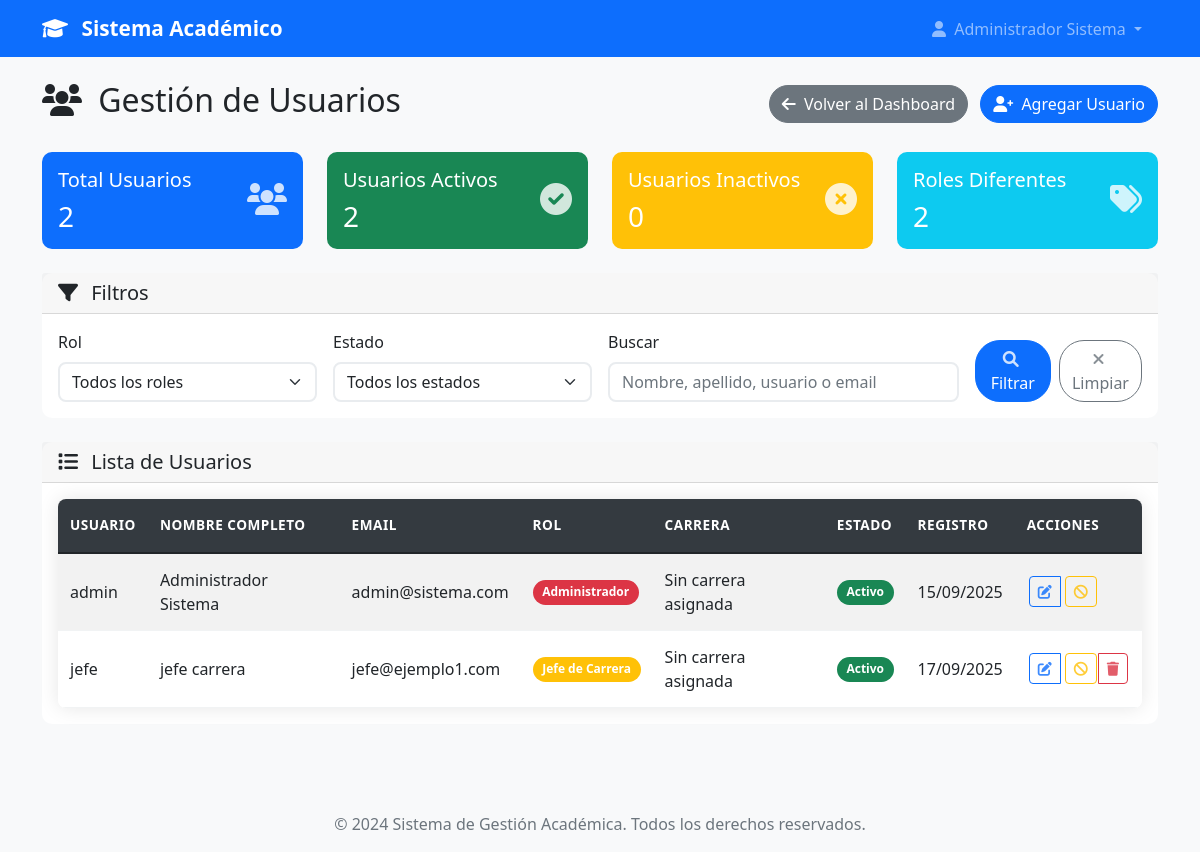
Before: /admin/usuarios (signed in) with the older database file.
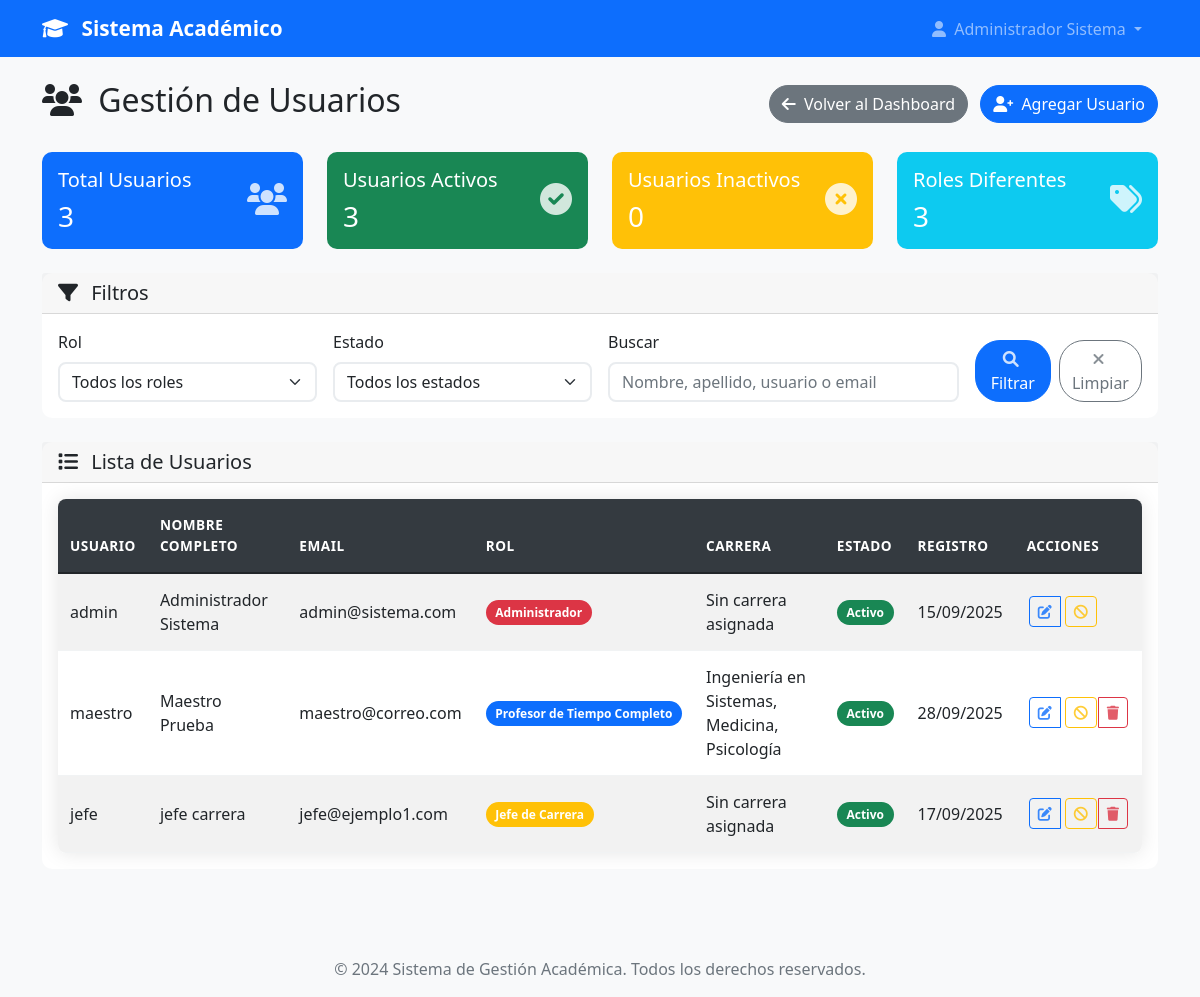
After: the same page with the newer database file.
### models.py (models this page shows, shortened)
class User(UserMixin, db.Model):
    id = db.Column(db.Integer, primary_key=True)
    username = db.Column(db.String(80), unique=True, nullable=False)
    email = db.Column(db.String(120), unique=True, nullable=False)
    password_hash = db.Column(db.String(120), nullable=False)
    nombre = db.Column(db.String(100), nullable=False)
    apellido = db.Column(db.String(100), nullable=False)
    telefono = db.Column(db.String(20))
    imagen_perfil = db.Column(db.String(200))  # Ruta de la imagen de perfil
    rol = db.Column(db.String(20), nullable=False)
    tipo_profesor = db.Column(db.String(20))
    carreras = db.relationship('Carrera', secondary=user_carreras, backref=db.backref('usuarios', lazy=True))
    carrera_id = db.Column(db.Integer, db.ForeignKey('carrera.id'))
    carrera = db.relationship('Carrera', foreign_keys=[carrera_id], backref=db.backref('jefe_carrera', uselist=False))
    fecha_registro = db.Column(db.DateTime, default=datetime.utcnow)
    activo = db.Column(db.Boolean, default=True)
    def get_nombre_completo(self):
        return f"{self.nombre} {self.apellido}"
    def is_admin(self):
        return self.rol == 'admin'
    def get_rol_display(self):
        roles = {
            'admin': 'Administrador',
            'jefe_carrera': 'Jefe de Carrera',
            'profesor_completo': 'Profesor de Tiempo Completo',
            'profesor_asignatura': 'Profesor por Asignatura'
        }
        return roles.get(self.rol, self.rol)
    def get_carrera_nombre(self):
        if not self.carreras:
            return 'Sin carrera asignada'
        if len(self.carreras) == 1:
            return self.carreras[0].nombre
        else:
            return ', '.join([c.nombre for c in self.carreras])

class Carrera(db.Model):
    id = db.Column(db.Integer, primary_key=True)
    nombre = db.Column(db.String(150), nullable=False, unique=True)
    codigo = db.Column(db.String(10), nullable=False, unique=True)  # Ej: "ING-SIS", "MED", etc.
    descripcion = db.Column(db.Text)
    facultad = db.Column(db.String(100))
    activa = db.Column(db.Boolean, default=True)
    fecha_creacion = db.Column(db.DateTime, default=datetime.utcnow)
    creada_por = db.Column(db.Integer, db.ForeignKey('user.id'), nullable=False)
    creador = db.relationship('User', foreign_keys=[creada_por], backref=db.backref('carreras_creadas', lazy=True))

### app.py (the view, shortened to what this page needs)
@app.route('/admin/usuarios')
@login_required
def gestionar_usuarios():
    if not current_user.is_admin():
        flash('No tienes permisos para acceder a esta página.', 'error')
        return redirect(url_for('dashboard'))
    rol_filter = request.args.get('rol', '')
    activo_filter = request.args.get('activo', '')
    busqueda = request.args.get('busqueda', '')
    query = User.query
    if rol_filter:
        if rol_filter == 'profesor':
            query = query.filter(User.rol.in_(['profesor_completo', 'profesor_asignatura']))
        else:
            query = query.filter_by(rol=rol_filter)
    if activo_filter:
        if activo_filter == 'activos':
            query = query.filter_by(activo=True)
        elif activo_filter == 'inactivos':
            query = query.filter_by(activo=False)
    usuarios = query.order_by(User.nombre, User.apellido).all()
    total_usuarios = len(usuarios)
    usuarios_activos = sum(1 for u in usuarios if u.activo)
    usuarios_inactivos = total_usuarios - usuarios_activos
    roles_count = {}
    for usuario in usuarios:
        rol_display = usuario.get_rol_display()
        roles_count[rol_display] = roles_count.get(rol_display, 0) + 1
    return render_template('admin/usuarios.html',
                         usuarios=usuarios,
                         total_usuarios=total_usuarios,
                         usuarios_activos=usuarios_activos,
                         usuarios_inactivos=usuarios_inactivos,
                         roles_count=roles_count,
                         filtros_activos={
                             'rol': rol_filter,
                             'activo': activo_filter,
                             'busqueda': busqueda
                         })

### app.py (called while the page is built)
@login_manager.user_loader
def load_user(user_id):
    return User.query.get(int(user_id))

@app.context_processor
def inject_user_counts():
    if current_user.is_authenticated and current_user.is_admin():
        return dict(
            total_users=User.query.count(),
            total_admins=User.query.filter_by(rol='admin').count(),
            total_jefes=User.query.filter_by(rol='jefe_carrera').count(),
            total_profesores=User.query.filter(User.rol.in_(['profesor_completo', 'profesor_asignatura'])).count()
        )
    return dict()

### templates/admin/usuarios.html (shortened to what the changed rows need)
{% extends "base.html" %}
{% block content %}
<div class="row">
    <div class="col-12">
        <div class="d-flex justify-content-between align-items-center mb-4">
            <h2>
                <i class="fas fa-users me-2"></i>
                Gestión de Usuarios
            </h2>
        </div>
    </div>
</div>
<div class="row mb-4">
    <div class="col-md-3">
        <div class="card bg-primary text-white">
            <div class="card-body">
                <div class="d-flex align-items-center">
                    <div class="flex-grow-1">
                        <h5 class="card-title">Total Usuarios</h5>
                        <h3 class="mb-0">{{ total_usuarios }}</h3>
                    </div>
                </div>
            </div>
        </div>
    </div>
    <div class="col-md-3">
        <div class="card bg-success text-white">
            <div class="card-body">
                <div class="d-flex align-items-center">
                    <div class="flex-grow-1">
                        <h5 class="card-title">Usuarios Activos</h5>
                        <h3 class="mb-0">{{ usuarios_activos }}</h3>
                    </div>
                </div>
            </div>
        </div>
    </div>
    <div class="col-md-3">
        <div class="card bg-info text-white">
            <div class="card-body">
                <div class="d-flex align-items-center">
                    <div class="flex-grow-1">
                        <h5 class="card-title">Roles Diferentes</h5>
                        <h3 class="mb-0">{{ roles_count|length }}</h3>
                    </div>
                </div>
            </div>
        </div>
    </div>
</div>
<div class="row">
    <div class="col-12">
        <div class="card">
            <div class="card-body">
                {% if usuarios %}
                    <div class="table-responsive">
                        <table class="table table-striped table-hover">
                            <thead class="table-dark">
                                <tr>
                                    <th>Usuario</th>
                                    <th>Nombre Completo</th>
                                    <th>Email</th>
                                    <th>Rol</th>
                                    <th>Carrera</th>
                                    <th>Estado</th>
                                    <th>Registro</th>
                                    <th>Acciones</th>
                                </tr>
                            </thead>
                            <tbody>
                                {% for usuario in usuarios %}
                                <tr>
                                    <td>{{ usuario.username }}</td>
                                    <td>{{ usuario.get_nombre_completo() }}</td>
                                    <td>{{ usuario.email }}</td>
                                    <td>
                                        <span class="badge bg-{% if usuario.rol == 'admin' %}danger{% elif usuario.rol == 'jefe_carrera' %}warning{% else %}primary{% endif %}">
                                            {{ usuario.get_rol_display() }}
                                        </span>
                                    </td>
                                    <td>{{ usuario.get_carrera_nombre() }}</td>
                                    <td>
                                        {% if usuario.activo %}
                                            <span class="badge bg-success">Activo</span>
                                        {% else %}
                                            <span class="badge bg-danger">Inactivo</span>
                                        {% endif %}
                                    </td>
                                    <td>{{ usuario.fecha_registro.strftime('%d/%m/%Y') }}</td>
                                    <td>
                                        <div class="btn-group" role="group">
                                            <a href="{{ url_for('editar_usuario', id=usuario.id) }}" class="btn btn-sm btn-outline-primary" title="Editar">
                                                <i class="fas fa-edit"></i>
                                            </a>
                                            {% if usuario.activo %}
                                                <form method="POST" action="{{ url_for('desactivar_usuario', id=usuario.id) }}" style="display: inline;">
                                                    <button type="submit" class="btn btn-sm btn-outline-warning" title="Desactivar"
                                                            onclick="return confirm('¿Estás seguro de desactivar este usuario?')">
                                                        <i class="fas fa-ban"></i>
                                                    </button>
                                                </form>
                                            {% endif %}
                                            {% if usuario.id != current_user.id %}
                                                <a href="{{ url_for('eliminar_usuario', id=usuario.id) }}" class="btn btn-sm btn-outline-danger" title="Eliminar">
                                                    <i class="fas fa-trash"></i>
                                                </a>
                                            {% endif %}
                                        </div>
                                    </td>
                                </tr>
                                {% endfor %}
                            </tbody>
                        </table>
                    </div>
                {% endif %}
            </div>
        </div>
    </div>
</div>
{% endblock %}

### templates/base.html (shortened to what this page needs)
<!DOCTYPE html>
<html lang="es">
<head>
    <link href="https://cdn.jsdelivr.net/npm/bootstrap@5.1.3/dist/css/bootstrap.min.css" rel="stylesheet">
    <link rel="stylesheet" href="https://cdnjs.cloudflare.com/ajax/libs/font-awesome/6.0.0/css/all.min.css">
    <link rel="stylesheet" href="{{ url_for('static', filename='css/style.css') }}">
</head>
<body>
    <nav class="navbar navbar-expand-lg navbar-dark bg-primary">
        <div class="container">
            <a class="navbar-brand" href="{{ url_for('index') }}">
                <i class="fas fa-graduation-cap me-2"></i>
                Sistema Académico
            </a>
            <div class="collapse navbar-collapse" id="navbarNav">
                <ul class="navbar-nav ms-auto">
                    {% if current_user.is_authenticated %}
                        <li class="nav-item dropdown">
                            <a class="nav-link dropdown-toggle" href="#" id="navbarDropdown" role="button" data-bs-toggle="dropdown">
                                <i class="fas fa-user me-1"></i>
                                {{ current_user.get_nombre_completo() }}
                            </a>
                        </li>
                    {% endif %}
                </ul>
            </div>
        </div>
    </nav>
    <main class="py-4">
        <div class="container">
            {% block content %}{% endblock %}
        </div>
    </main>
    <footer class="bg-light text-center py-3 mt-5">
        <div class="container">
            <p class="text-muted mb-0">&copy; 2024 Sistema de Gestión Académica. Todos los derechos reservados.</p>
        </div>
    </footer>
</body>
</html>

Changed rows visible on the page:
added User: username "maestro", get_nombre_completo "Maestro Prueba", email "maestro@correo.com", rol "Profesor de Tiempo Completo", get_carrera_nombre "Ingeniería en Sistemas, Medicina, Psicología", activo "Activo", fecha_registro "28/09/2025"
Other visible differences:
{{ total_usuarios }}: "2" → "3"
{{ usuarios_activos }}: "2" → "3"
{{ roles_count|length }}: "2" → "3"
